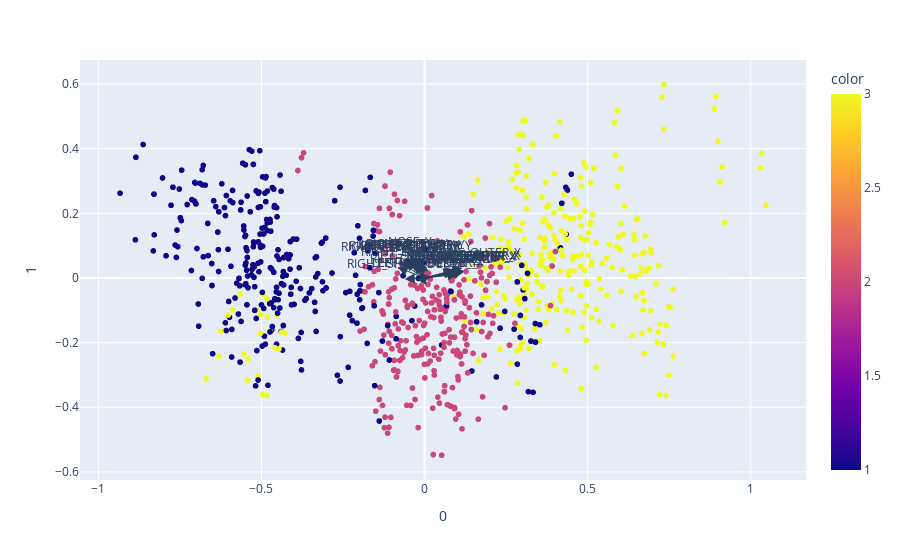

The notebook cell saved with this chart:
### Code cell
visualize_pca(df_speed_normalize_filter, 2, "vitesse", *X_speed.columns)

### Figure 1 — Plotly figure (JSON) as saved in the notebook; plotly's stock layout.template omitted (floating-point values rounded to 4 significant figures; data arrays with more than 128 entries replaced by an {"elided": "..."} marker saying what was removed)
{"data": [{"hovertemplate": "0=%{x}<br>1=%{y}<br>color=%{marker.color}<extra></extra>", "legendgroup": "", "marker": {"color": {"elided": "1152 float values"}, "coloraxis": "coloraxis", "symbol": "circle"}, "mode": "markers", "name": "", "showlegend": false, "x": {"elided": "1152 float values"}, "xaxis": "x", "y": {"elided": "1152 float values"}, "yaxis": "y", "type": "scattergl"}], "layout": {"xaxis": {"anchor": "y", "domain": [0.0, 1.0], "title": {"text": "0"}}, "yaxis": {"anchor": "x", "domain": [0.0, 1.0], "title": {"text": "1"}}, "coloraxis": {"colorbar": {"title": {"text": "color"}}, "colorscale": [[0.0, "#0d0887"], [0.1111, "#46039f"], [0.2222, "#7201a8"], [0.3333, "#9c179e"], [0.4444, "#bd3786"], [0.5556, "#d8576b"], [0.6667, "#ed7953"], [0.7778, "#fb9f3a"], [0.8889, "#fdca26"], [1.0, "#f0f921"]]}, "legend": {"tracegroupgap": 0}, "margin": {"t": 60}, "annotations": [{"arrowhead": 2, "arrowsize": 2, "ax": 0, "axref": "x", "ay": 0, "ayref": "y", "showarrow": true, "x": 0.1102, "xanchor": "right", "y": 0.01882, "yanchor": "top"}, {"ax": 0, "ay": 0, "text": "NOSE_X", "x": 0.1102, "xanchor": "center", "y": 0.01882, "yanchor": "bottom", "yshift": 5}, {"arrowhead": 2, "arrowsize": 2, "ax": 0, "axref": "x", "ay": 0, "ayref": "y", "showarrow": true, "x": -0.04365, "xanchor": "right", "y": 0.06519, "yanchor": "top"}, {"ax": 0, "ay": 0, "text": "NOSE_Y", "x": -0.04365, "xanchor": "center", "y": 0.06519, "yanchor": "bottom", "yshift": 5}, {"arrowhead": 2, "arrowsize": 2, "ax": 0, "axref": "x", "ay": 0, "ayref": "y", "showarrow": true, "x": 0.1204, "xanchor": "right", "y": 0.01915, "yanchor": "top"}, {"ax": 0, "ay": 0, "text": "LEFT_EYE_INNER_X", "x": 0.1204, "xanchor": "center", "y": 0.01915, "yanchor": "bottom", "yshift": 5}, {"arrowhead": 2, "arrowsize": 2, "ax": 0, "axref": "x", "ay": 0, "ayref": "y", "showarrow": true, "x": -0.03417, "xanchor": "right", "y": 0.0562, "yanchor": "top"}, {"ax": 0, "ay": 0, "text": "LEFT_EYE_INNER_Y", "x": -0.03417, "xanchor": "center", "y": 0.0562, "yanchor": "bottom", "yshift": 5}, {"arrowhead": 2, "arrowsize": 2, "ax": 0, "axref": "x", "ay": 0, "ayref": "y", "showarrow": true, "x": 0.1199, "xanchor": "right", "y": 0.01888, "yanchor": "top"}, {"ax": 0, "ay": 0, "text": "LEFT_EYE_X", "x": 0.1199, "xanchor": "center", "y": 0.01888, "yanchor": "bottom", "yshift": 5}, {"arrowhead": 2, "arrowsize": 2, "ax": 0, "axref": "x", "ay": 0, "ayref": "y", "showarrow": true, "x": -0.02652, "xanchor": "right", "y": 0.05859, "yanchor": "top"}, {"ax": 0, "ay": 0, "text": "LEFT_EYE_Y", "x": -0.02652, "xanchor": "center", "y": 0.05859, "yanchor": "bottom", "yshift": 5}, {"arrowhead": 2, "arrowsize": 2, "ax": 0, "axref": "x", "ay": 0, "ayref": "y", "showarrow": true, "x": 0.1188, "xanchor": "right", "y": 0.02113, "yanchor": "top"}, {"ax": 0, "ay": 0, "text": "LEFT_EYE_OUTER_X", "x": 0.1188, "xanchor": "center", "y": 0.02113, "yanchor": "bottom", "yshift": 5}, {"arrowhead": 2, "arrowsize": 2, "ax": 0, "axref": "x", "ay": 0, "ayref": "y", "showarrow": true, "x": -0.01893, "xanchor": "right", "y": 0.0537, "yanchor": "top"}, {"ax": 0, "ay": 0, "text": "LEFT_EYE_OUTER_Y", "x": -0.01893, "xanchor": "center", "y": 0.0537, "yanchor": "bottom", "yshift": 5}, {"arrowhead": 2, "arrowsize": 2, "ax": 0, "axref": "x", "ay": 0, "ayref": "y", "showarrow": true, "x": 0.1193, "xanchor": "right", "y": 0.02179, "yanchor": "top"}, {"ax": 0, "ay": 0, "text": "RIGHT_EYE_INNER_X", "x": 0.1193, "xanchor": "center", "y": 0.02179, "yanchor": "bottom", "yshift": 5}, {"arrowhead": 2, "arrowsize": 2, "ax": 0, "axref": "x", "ay": 0, "ayref": "y", "showarrow": true, "x": -0.05894, "xanchor": "right", "y": 0.05346, "yanchor": "top"}, {"ax": 0, "ay": 0, "text": "RIGHT_EYE_INNER_Y", "x": -0.05894, "xanchor": "center", "y": 0.05346, "yanchor": "bottom", "yshift": 5}, {"arrowhead": 2, "arrowsize": 2, "ax": 0, "axref": "x", "ay": 0, "ayref": "y", "showarrow": true, "x": 0.1178, "xanchor": "right", "y": 0.02281, "yanchor": "top"}, {"ax": 0, "ay": 0, "text": "RIGHT_EYE_X", "x": 0.1178, "xanchor": "center", "y": 0.02281, "yanchor": "bottom", "yshift": 5}, {"arrowhead": 2, "arrowsize": 2, "ax": 0, "axref": "x", "ay": 0, "ayref": "y", "showarrow": true, "x": -0.0674, "xanchor": "right", "y": 0.05758, "yanchor": "top"}, {"ax": 0, "ay": 0, "text": "RIGHT_EYE_Y", "x": -0.0674, "xanchor": "center", "y": 0.05758, "yanchor": "bottom", "yshift": 5}, {"arrowhead": 2, "arrowsize": 2, "ax": 0, "axref": "x", "ay": 0, "ayref": "y", "showarrow": true, "x": 0.1165, "xanchor": "right", "y": 0.03161, "yanchor": "top"}, {"ax": 0, "ay": 0, "text": "RIGHT_EYE_OUTER_X", "x": 0.1165, "xanchor": "center", "y": 0.03161, "yanchor": "bottom", "yshift": 5}, {"arrowhead": 2, "arrowsize": 2, "ax": 0, "axref": "x", "ay": 0, "ayref": "y", "showarrow": true, "x": -0.07643, "xanchor": "right", "y": 0.04857, "yanchor": "top"}, {"ax": 0, "ay": 0, "text": "RIGHT_EYE_OUTER_Y", "x": -0.07643, "xanchor": "center", "y": 0.04857, "yanchor": "bottom", "yshift": 5}, {"arrowhead": 2, "arrowsize": 2, "ax": 0, "axref": "x", "ay": 0, "ayref": "y", "showarrow": true, "x": 0.101, "xanchor": "right", "y": 0.01148, "yanchor": "top"}, {"ax": 0, "ay": 0, "text": "LEFT_EAR_X", "x": 0.101, "xanchor": "center", "y": 0.01148, "yanchor": "bottom", "yshift": 5}, {"arrowhead": 2, "arrowsize": 2, "ax": 0, "axref": "x", "ay": 0, "ayref": "y", "showarrow": true, "x": -0.008211, "xanchor": "right", "y": 0.04977, "yanchor": "top"}, {"ax": 0, "ay": 0, "text": "LEFT_EAR_Y", "x": -0.008211, "xanchor": "center", "y": 0.04977, "yanchor": "bottom", "yshift": 5}, {"arrowhead": 2, "arrowsize": 2, "ax": 0, "axref": "x", "ay": 0, "ayref": "y", "showarrow": true, "x": 0.09753, "xanchor": "right", "y": 0.02365, "yanchor": "top"}, {"ax": 0, "ay": 0, "text": "RIGHT_EAR_X", "x": 0.09753, "xanchor": "center", "y": 0.02365, "yanchor": "bottom", "yshift": 5}, {"arrowhead": 2, "arrowsize": 2, "ax": 0, "axref": "x", "ay": 0, "ayref": "y", "showarrow": true, "x": -0.08276, "xanchor": "right", "y": 0.03318, "yanchor": "top"}, {"ax": 0, "ay": 0, "text": "RIGHT_EAR_Y", "x": -0.08276, "xanchor": "center", "y": 0.03318, "yanchor": "bottom", "yshift": 5}, {"arrowhead": 2, "arrowsize": 2, "ax": 0, "axref": "x", "ay": 0, "ayref": "y", "showarrow": true, "x": 0.0892, "xanchor": "right", "y": 0.01981, "yanchor": "top"}, {"ax": 0, "ay": 0, "text": "MOUTH_LEFT_X", "x": 0.0892, "xanchor": "center", "y": 0.01981, "yanchor": "bottom", "yshift": 5}, {"arrowhead": 2, "arrowsize": 2, "ax": 0, "axref": "x", "ay": 0, "ayref": "y", "showarrow": true, "x": -0.02989, "xanchor": "right", "y": 0.04758, "yanchor": "top"}, {"ax": 0, "ay": 0, "text": "MOUTH_LEFT_Y", "x": -0.02989, "xanchor": "center", "y": 0.04758, "yanchor": "bottom", "yshift": 5}, {"arrowhead": 2, "arrowsize": 2, "ax": 0, "axref": "x", "ay": 0, "ayref": "y", "showarrow": true, "x": 0.09062, "xanchor": "right", "y": 0.02272, "yanchor": "top"}, {"ax": 0, "ay": 0, "text": "MOUTH_RIGHT_X", "x": 0.09062, "xanchor": "center", "y": 0.02272, "yanchor": "bottom", "yshift": 5}, {"arrowhead": 2, "arrowsize": 2, "ax": 0, "axref": "x", "ay": 0, "ayref": "y", "showarrow": true, "x": -0.05631, "xanchor": "right", "y": 0.05479, "yanchor": "top"}, {"ax": 0, "ay": 0, "text": "MOUTH_RIGHT_Y", "x": -0.05631, "xanchor": "center", "y": 0.05479, "yanchor": "bottom", "yshift": 5}, {"arrowhead": 2, "arrowsize": 2, "ax": 0, "axref": "x", "ay": 0, "ayref": "y", "showarrow": true, "x": 0.01892, "xanchor": "right", "y": 0.0003314, "yanchor": "top"}, {"ax": 0, "ay": 0, "text": "LEFT_SHOULDER_X", "x": 0.01892, "xanchor": "center", "y": 0.0003314, "yanchor": "bottom", "yshift": 5}, {"arrowhead": 2, "arrowsize": 2, "ax": 0, "axref": "x", "ay": 0, "ayref": "y", "showarrow": true, "x": 0.002033, "xanchor": "right", "y": 3.835e-05, "yanchor": "top"}, {"ax": 0, "ay": 0, "text": "LEFT_SHOULDER_Y", "x": 0.002033, "xanchor": "center", "y": 3.835e-05, "yanchor": "bottom", "yshift": 5}, {"arrowhead": 2, "arrowsize": 2, "ax": 0, "axref": "x", "ay": 0, "ayref": "y", "showarrow": true, "x": 0.0093, "xanchor": "right", "y": 0.0122, "yanchor": "top"}, {"ax": 0, "ay": 0, "text": "RIGHT_SHOULDER_X", "x": 0.0093, "xanchor": "center", "y": 0.0122, "yanchor": "bottom", "yshift": 5}, {"arrowhead": 2, "arrowsize": 2, "ax": 0, "axref": "x", "ay": 0, "ayref": "y", "showarrow": true, "x": -0.061, "xanchor": "right", "y": -0.003409, "yanchor": "top"}, {"ax": 0, "ay": 0, "text": "RIGHT_SHOULDER_Y", "x": -0.061, "xanchor": "center", "y": -0.003409, "yanchor": "bottom", "yshift": 5}]}}
